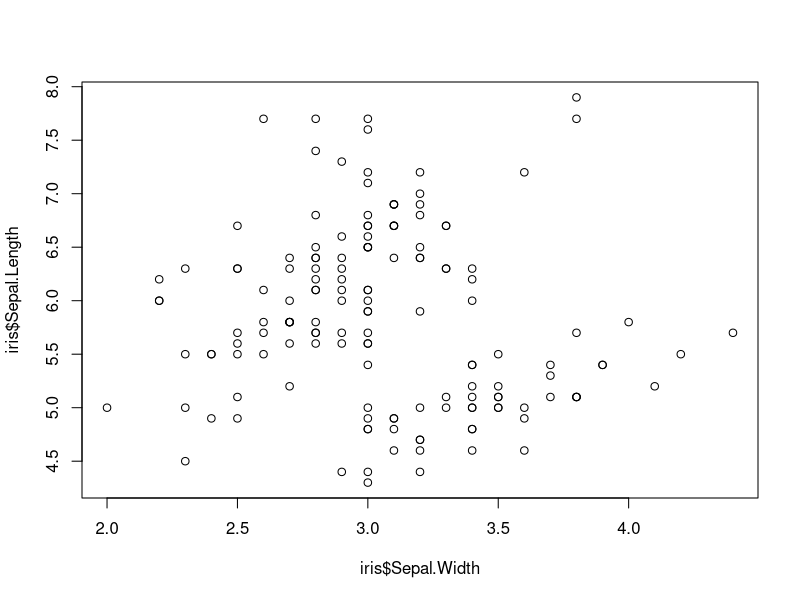
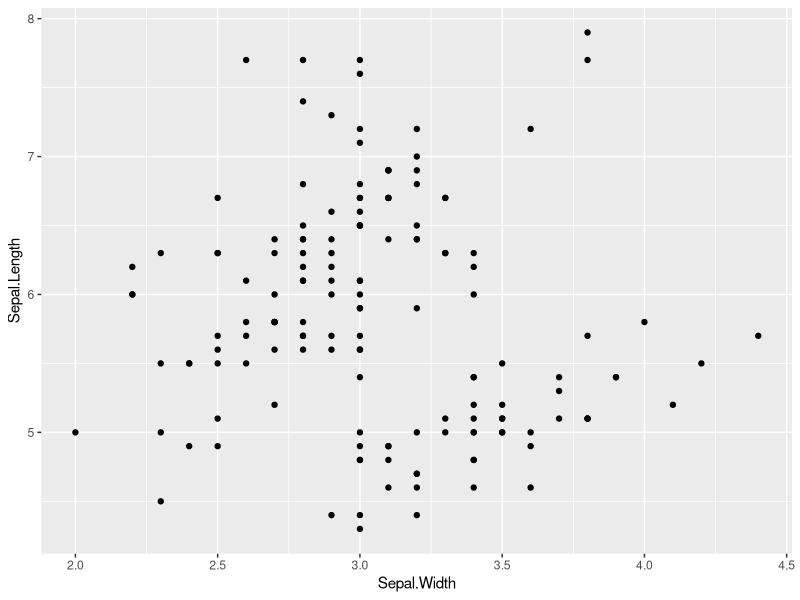
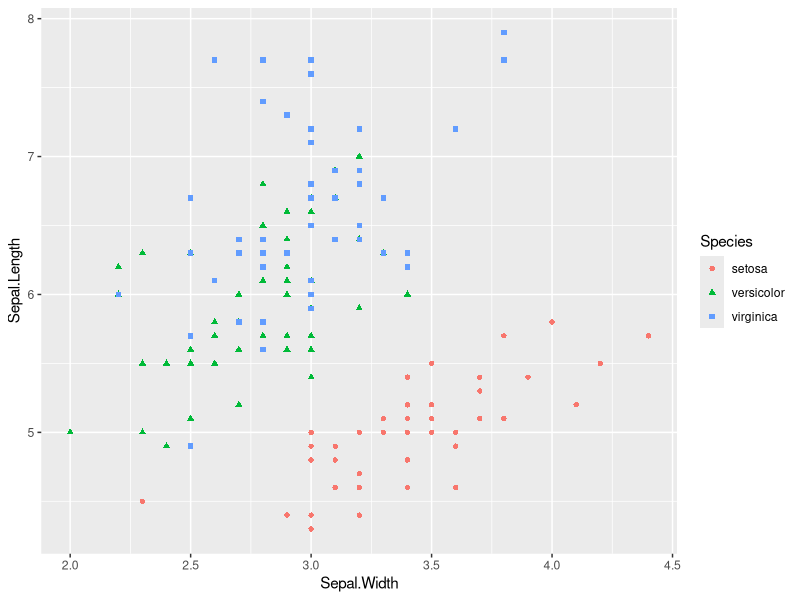
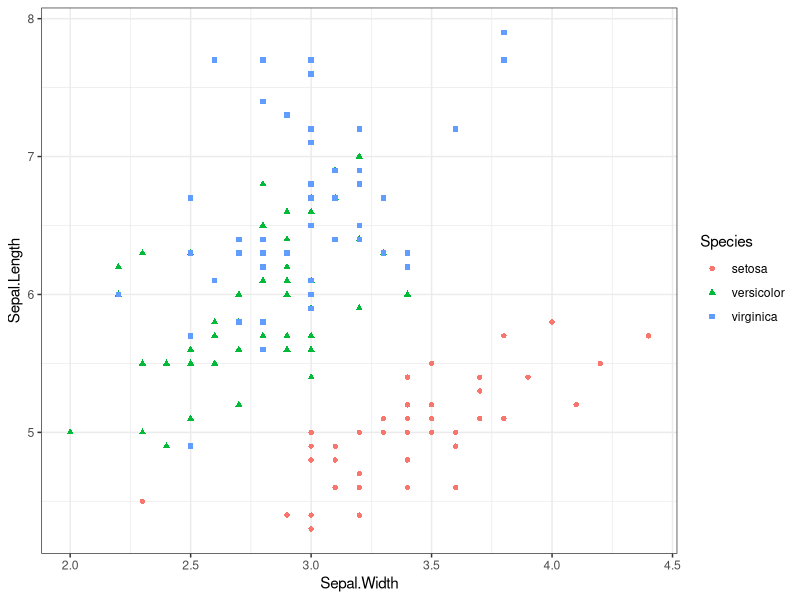
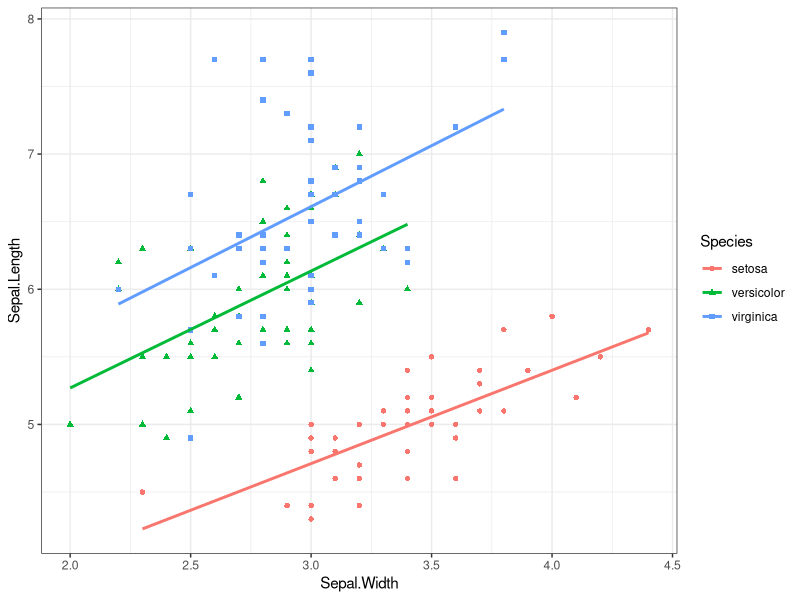
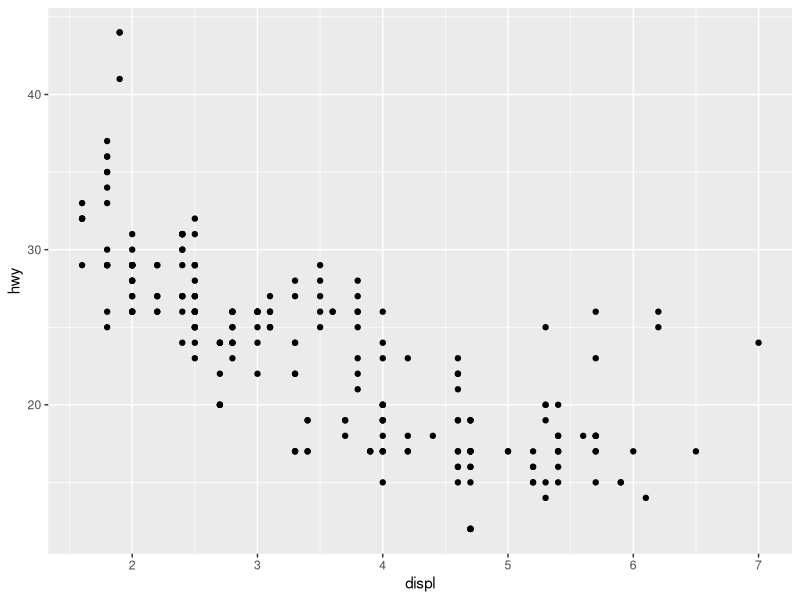
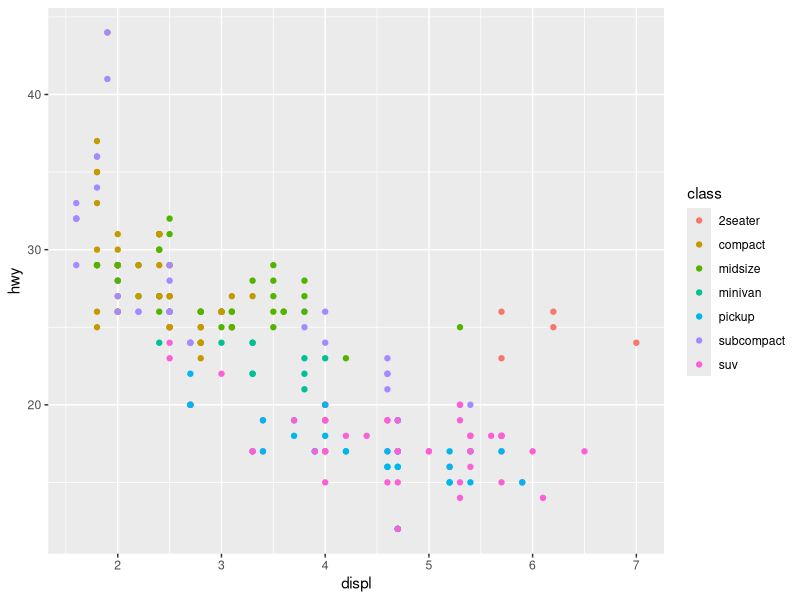
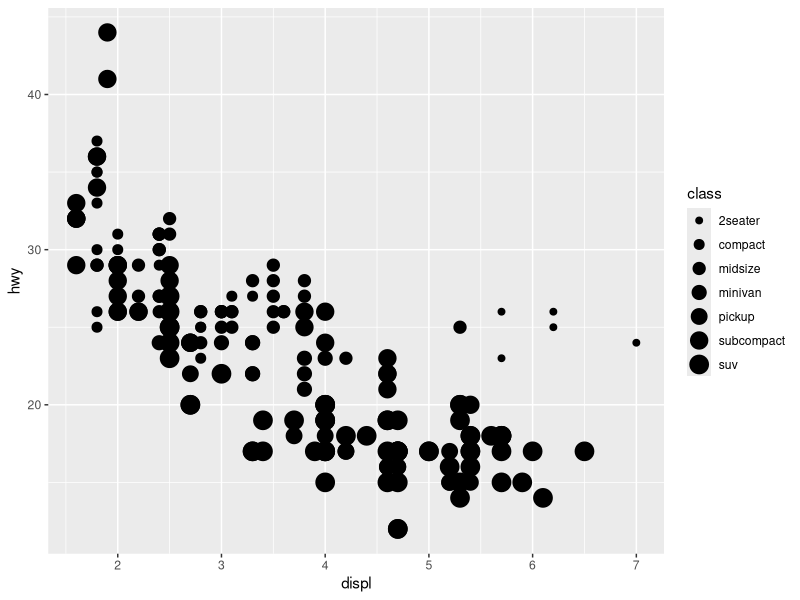

The R source for these figures, in order: (Note: this script raises an error after producing the figures.)
## 03-Visualization.R
# Code from 01-visualization
# install.packages("ggplot2", "hexbin")
library(ggplot2)
# library(hexbin)
########################################### Plot a lot #######################################################
plot(iris$Sepal.Width, iris$Sepal.Length)

qplot(Sepal.Width, Sepal.Length, data = iris)
qplot(Sepal.Width, Sepal.Length, data = iris, color = Species, shape = Species)
qplot(Sepal.Width, Sepal.Length, data = iris, color = Species, shape = Species) + theme_bw()
qplot(Sepal.Width, Sepal.Length, data = iris, color = Species, shape = Species, geom = c("point", "smooth"), method = lm, se = FALSE) + theme_bw()


# Diving in: Scatterplots

install.packages("ggplot2")
library(ggplot2)
?mpg
View(mpg)

qplot(displ, hwy, data = mpg)

# Aesthetics

qplot(displ, hwy, data = mpg, color = class)
qplot(displ, hwy, data = mpg, size = class)
qplot(displ, hwy, data = mpg, shape = class)
qplot(displ, hwy, data = mpg, alpha = class)

qplot(displ, hwy, data = mpg, color = class)

# Faceting

qplot(displ, hwy, data = mpg) + facet_grid(. ~ cyl)
qplot(displ, hwy, data = mpg) + facet_grid(drv ~ .)
qplot(displ, hwy, data = mpg) + facet_grid(drv ~ cyl)
qplot(displ, hwy, data = mpg) + facet_wrap(~ class)

# Geoms

qplot(displ, hwy, data = mpg, geom = "smooth")
qplot(displ, hwy, data = mpg)
qplot(displ, hwy, data = mpg, geom = "point")
qplot(displ, hwy, data = mpg, geom = c("point", "smooth"))

# Your Turn
# ---------------------------------------------
qplot(class, hwy, data = mpg)
qplot(class, hwy, data = mpg, geom = "boxplot")
# ---------------------------------------------

qplot(class, hwy, data = mpg, geom = "boxplot")
qplot(reorder(class, hwy), hwy, data = mpg, geom = "boxplot")

# Your Turn
# ---------------------------------------------
qplot(reorder(class, hwy, FUN = median), hwy, data = mpg, geom = "boxplot")
# ---------------------------------------------

# Diamonds

# Bar charts

# Your Turn
# --------------------------
qplot(x, z, data = diamonds)
qplot(x, data  = diamonds)
qplot(cut, data = diamonds)
# --------------------------

qplot(cut, data = diamonds, geom = "bar", color = cut)
qplot(cut, data = diamonds, geom = "bar", fill = cut)

# Position Adjustments

# Your Turn
# --------------------------
qplot(color, data = diamonds, geom = "bar", fill = cut)
# --------------------------

qplot(color, data = diamonds, fill = cut, position = "stack")

qplot(color, data = diamonds, fill = cut, position = "stack")
qplot(color, data = diamonds, fill = cut, position = "dodge")
qplot(color, data = diamonds, fill = cut, position = "identity")
qplot(color, data = diamonds, fill = cut, position = "fill")

qplot(cty, hwy, data = mpg)
qplot(cty, hwy, data = mpg, position = "jitter")
qplot(cty, hwy, data = mpg, geom = "jitter")

qplot(cty, hwy, data = mpg, geom = "point", position = "jitter") 
qplot(cty, hwy, data = mpg, geom = "jitter") 


# Histograms

qplot(displ, data = mpg, binwidth = 1)

qplot(carat, data = diamonds, binwidth = 1)
qplot(carat, data = diamonds, binwidth = 0.1)
qplot(carat, data = diamonds, binwidth = 0.1)
qplot(carat, data = diamonds)

zoom <- coord_cartesian(xlim = c(55, 70))
qplot(depth, data = diamonds, binwidth = 0.2) + zoom

qplot(depth, data = diamonds, binwidth = 0.2, fill = cut) + zoom

qplot(depth, data = diamonds, binwidth = 0.2) + 
  zoom + facet_wrap(~ cut)

qplot(depth, data = diamonds, geom = "freqpoly", color = cut, 
  binwidth = 0.2) + zoom + facet_wrap(~ cut)

qplot(depth, data = diamonds, geom = "freqpoly", 
  color = cut, binwidth = 0.2) + zoom

qplot(depth, data = diamonds, geom = "density", 
  color = cut) + zoom

# Your Turn
# ---------------------------------------------
qplot(price, data = diamonds, binwidth = 500) + 
  facet_wrap(~ cut)
qplot(price, data = diamonds, binwidth = 500, 
  fill = cut)
qplot(price, data = diamonds, binwidth = 500, 
  geom = "freqpoly", colour = cut)
qplot(price, data = diamonds, geom = "density", 
  colour = cut)
# ---------------------------------------------

qplot(carat, price, data = diamonds, color = cut)

# Geoms for big data

qplot(carat, price, data = diamonds)
qplot(carat, price, data = diamonds, geom = "bin2d")
qplot(carat, price, data = diamonds, geom = "hex")
qplot(carat, price, data = diamonds, geom = "density2d")
qplot(carat, price, data = diamonds, 
  geom = c("point", "density2d"))

qplot(carat, price, data = diamonds)
qplot(carat, price, data = diamonds, geom = "smooth")
qplot(carat, price, data = diamonds, geom = "smooth", color = cut)
qplot(carat, price, data = diamonds, geom = "smooth", group = cut)
qplot(carat, price, data = diamonds, geom = "smooth", 
  color = cut, se = FALSE)
qplot(carat, price, data = diamonds, geom = "smooth", 
  color = cut, se = FALSE, method = lm)

# Your Turn
# -------------------------------
qplot(carat, price, data = diamonds, color = "blue")
# -------------------------------

qplot(carat, price, data = diamonds, color = "blue")
qplot(carat, price, data = diamonds, color = I("blue"))

qplot(carat, price, data = diamonds)
qplot(carat, price, data = diamonds, size = I(0.5))
qplot(carat, price, data = diamonds, alpha = I(0.1))
qplot(carat, price, data = diamonds, size = I(0.5), alpha = I(0.1))


# Saving graphs

# Your Turn
# ---------------
getwd()
# ---------------

getwd()
dir()

ggsave("my-plot.pdf")
ggsave("my-plot.png")
ggsave("my-plot.pdf", width = 6, height = 6)
